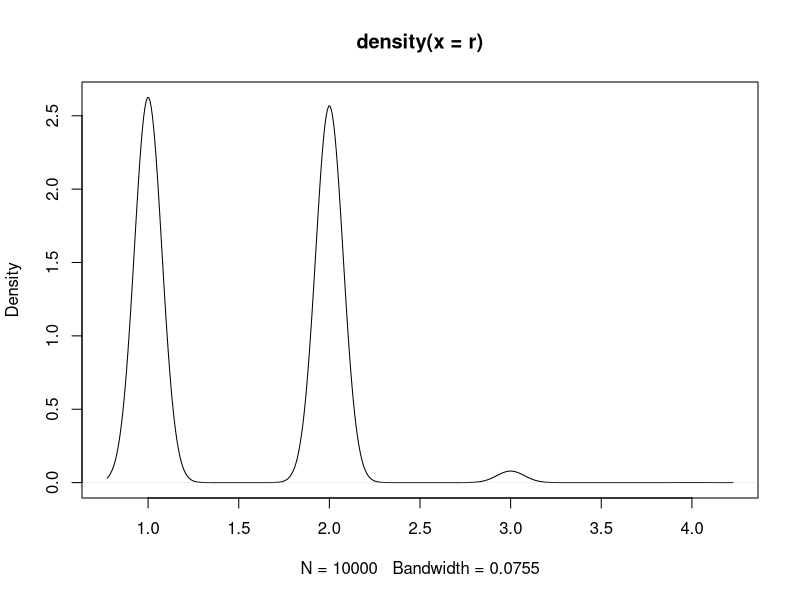

This chart was generated by the following R code:
v <- c(3,1,4,1,5,9) #creating a vector
sum(v) #summing my vector
v[c(1,3,5)] #putting positions 
v[-c(1:5)] #setting a range of positions in our vector 
1/(1:100)^2 #making multiple operation with the same base
factorial(5) #writing n!
choose(4,2) #they are combinations 4C2

lfactorial(5) #a useful function for larger values of n, this computes log(n!)
lchoose(4,2) #same concept log(4C2)

sample(10,5) #it will take 5 numbers of a range from 1 to 10
sample(10, 5, replace=T)#adding the ",replace=T", it will take repeat numbers
sample(3) #permutation 1,2,3,...,n abbreviation of sample(3, 3) or sample(n,n)
sample(letters, 5) #sample of letters
sample(3, 4, replace=T, prob = c(0.2,0.2,0.6)) #adding probabilities


replicate(10, sum(10+2)) #replacating a function 10 times
n <- 100
r <- replicate(10^4, sum(sample(n)==(1:n))) #with a permutation of 100 numbers let's see which ones have the same position that each number in its current position
r #from above if a==b is TRUE, then is encoded as 1, and otherwise is 0 or FALSE
sum(r>=1)/10^4 #if I take out 100 balls from a basket and I order them what is the probability that I put at least 1 in its current position, 1,1 and not 45,1

prod(v) #it multiply each element of the vector times each element
k <- 23
1-prod((365-k+1):365)/365^k #the birthday problem 

b <- sample(1:365, 23, replace=T)
tabulate(b)
table(b) #simulating the birthday problem

r <- replicate(10^4, max(tabulate(sample(1:365, 23, replace=T))))
sum(r>=2)/10^4
plot(density(r))



